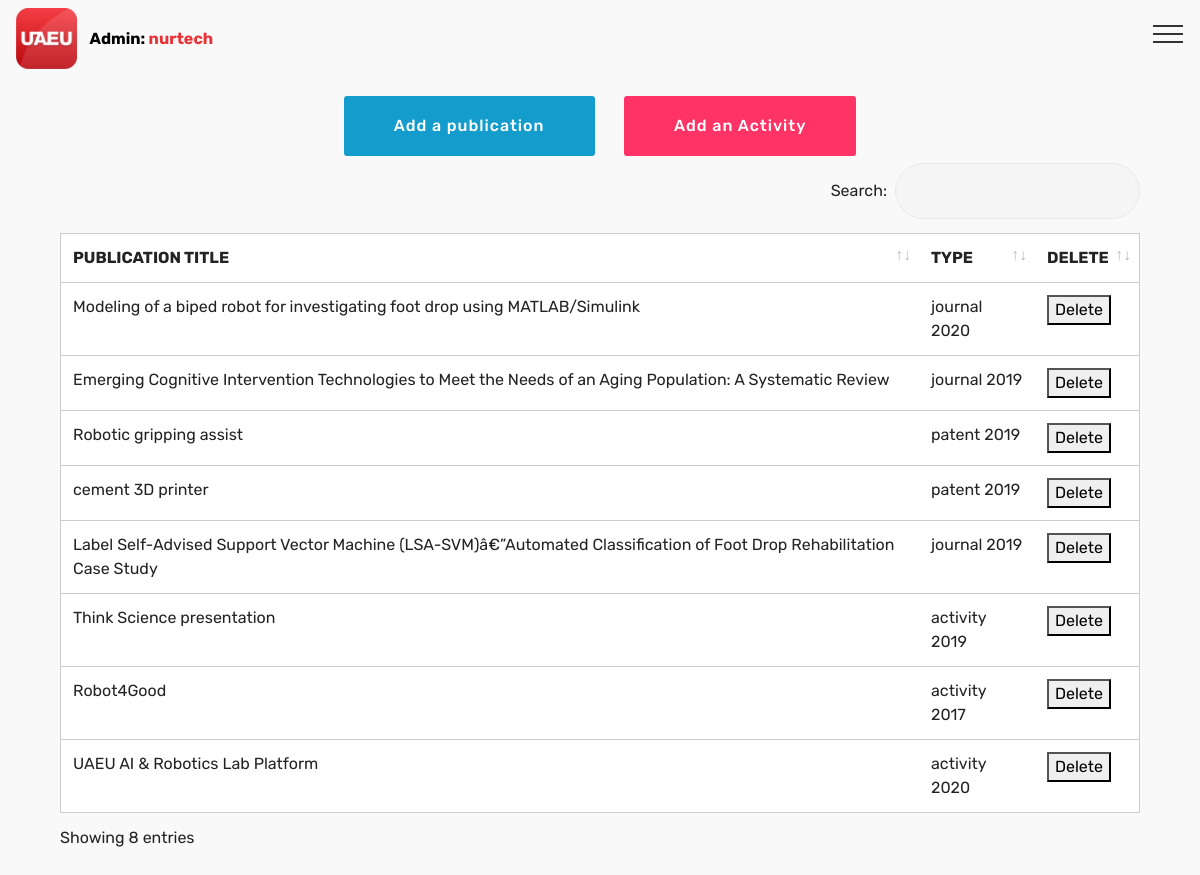
The app's page /prototype/en/controlpanel/publications.php (signed in) with its own data.
### tables this page shows
CREATE TABLE `publications` (
  `id` int(250) NOT NULL,
  `publication` varchar(250) NOT NULL,
  `title` varchar(250) NOT NULL,
  `type` varchar(250) NOT NULL,
  `year` varchar(250) NOT NULL
);

CREATE TABLE `activities` (
  `id` int(250) NOT NULL,
  `activity` varchar(250) NOT NULL,
  `year` varchar(250) NOT NULL,
  `type` varchar(250) NOT NULL
);

### prototype/en/controlpanel/publications.php (the view, shortened to what this page needs)
<!DOCTYPE html>
<html  >
<head>
  <link rel="stylesheet" href="assets/bootstrap/css/bootstrap.min.css">
  <link rel="stylesheet" href="assets/bootstrap/css/bootstrap-grid.min.css">
  <link rel="stylesheet" href="assets/bootstrap/css/bootstrap-reboot.min.css">
  <link rel="stylesheet" href="assets/tether/tether.min.css">
  <link rel="stylesheet" href="assets/dropdown/css/style.css">
  <link rel="stylesheet" href="assets/datatables/data-tables.bootstrap4.min.css">
  <link rel="stylesheet" href="assets/theme/css/style.css">
  <link rel="preload" as="style" href="assets/mobirise/css/mbr-additional.css"><link rel="stylesheet" href="assets/mobirise/css/mbr-additional.css" type="text/css">
</head>
<body>
  <section class="menu cid-rSknZJrHWX" once="menu" id="menu2-0">
    <nav class="navbar navbar-expand beta-menu navbar-dropdown align-items-center navbar-fixed-top collapsed bg-color transparent">
        <button class="navbar-toggler navbar-toggler-right" type="button" data-toggle="collapse" data-target="#navbarSupportedContent" aria-controls="navbarSupportedContent" aria-expanded="false" aria-label="Toggle navigation">
            <div class="hamburger">
                <span></span>
                <span></span>
                <span></span>
            </div>
        </button>
        <div class="menu-logo">
            <div class="navbar-brand">
                <span class="navbar-logo">
                    <a href="../controlpanel">
                        <img src="assets/images/water-source-pipe-drop-drink-plumbing-tap-piping-v3-gesture-512-1-128x128-128x128.png" alt="UAEU" style="height: 3.8rem;">
                    </a>
                </span>
                <span class="navbar-caption-wrap"><a class="navbar-caption text-black display-4" href="../controlpanel">Admin: <font color="#e83235"><?php echo $_SESSION['adminid']; ?></font></a></span>
            </div>
        </div>
    </nav>
</section>
<section class="engine"><a href="https://mobirise.info/w">html5 templates</a></section><section class="section-table cid-rWopdr2RAg" id="table1-l">
  <div class="container container-table">
      <div align = "center">
	  <button onclick="window.location.href= 'addpublication.php'" class="btn btn-primary" id="confirm-purchase">Add a publication</b></button>
	  	  <button onclick="window.location.href= 'addactivity.php'" class="btn btn-secondary" id="confirm-purchase">Add an Activity</b></button>
	  </div>
      <div class="table-wrapper">
        <div class="container scroll">
          <table class="table isSearch" cellspacing="0">
            <thead>
              <tr class="table-heads ">
              <th class="head-item mbr-fonts-style display-7">
                      PUBLICATION TITLE</th><th class="head-item mbr-fonts-style display-7">
                      TYPE</th><th class="head-item mbr-fonts-style display-7">
                      DELETE</th></tr>
            </thead>
            <tbody>
<?php
include("../config.php");
$sql = "select * from publications";
$result = mysqli_query($conn, $sql);
if (mysqli_num_rows($result) > 0) {
    while($row = mysqli_fetch_assoc($result)) {
		echo "<tr><td class='body-item mbr-fonts-style display-7'>"; echo $row['title'];
		echo "</td><td class='body-item mbr-fonts-style display-7'>"; echo $row['type']." ".$row['year'];
		 ?>
		<?php
		echo "</td><td class='body-item mbr-fonts-style display-7'>";
		?>
			<form action="deletepublication.php" method="get">
			<input type="submit" value="Delete">
			</form>
		<?php
		echo "</td>";
}}
$sql2 = "select * from activities";
$result2 = mysqli_query($conn, $sql2);
if (mysqli_num_rows($result2) > 0) {
    while($row2 = mysqli_fetch_assoc($result2)) {
		echo "<tr><td class='body-item mbr-fonts-style display-7'>"; echo $row2['activity'];
		echo "</td><td class='body-item mbr-fonts-style display-7'>"; echo $row2['type']." ".$row2['year'];
		 ?>
		<?php
		echo "</td><td class='body-item mbr-fonts-style display-7'>";
		?>
			<form action="deleteactivity.php" method="get">
			<input type="submit" value="Delete">
			</form>
		<?php
		echo "</td>";
}}
echo "</tr>";
?>
			  </tbody>
          </table>
        </div>
      </div>
    </div>
</section>
</body>
</html>

### prototype/en/controlpanel/assets/dropdown/css/style.css (style rules this page uses)
.navbar-dropdown { left: 0; padding: 0; position: absolute; right: 0; top: 0; transition: all 0.45s ease; z-index: 1030; background: #282828; }
.navbar-dropdown .navbar-logo { margin-right: 0.8rem; transition: margin 0.3s ease-in-out; vertical-align: middle; }
.navbar-dropdown .navbar-logo img { height: 3.125rem; transition: all 0.3s ease-in-out; }
.navbar-dropdown .navbar-caption { font-weight: 700; white-space: normal; vertical-align: -4px; line-height: 3.125rem !important; }
.navbar-dropdown .navbar-caption, .navbar-dropdown .navbar-caption:hover { color: inherit; text-decoration: none; }
.navbar-dropdown.navbar-fixed-top { position: fixed; }
.navbar-dropdown .navbar-brand span { vertical-align: -4px; }
.navbar-dropdown.bg-color.transparent { background: none; }

### prototype/en/controlpanel/assets/mobirise/css/mbr-additional.css (style rules this page uses)
body { font-family: Rubik; }
.display-4 { font-family: 'Rubik', sans-serif; font-size: 1rem; font-display: swap; }
.display-7 { font-family: 'Rubik', sans-serif; font-size: 1rem; font-display: swap; }
.btn { padding: 1rem 3rem; border-radius: 3px; }
.btn-primary, .btn-primary:active { background-color: #149dcc !important; border-color: #149dcc !important; color: #ffffff !important; }
.btn-secondary, .btn-secondary:active { background-color: #ff3366 !important; border-color: #ff3366 !important; color: #ffffff !important; }
.text-black { color: #000000 !important; }
a, a:hover { color: #149dcc; }
.cid-rSknZJrHWX .navbar { background: #ffffff; transition: none; min-height: 77px; padding: .5rem 0; }
.cid-rSknZJrHWX a { font-style: normal; }
.cid-rSknZJrHWX .menu-logo { margin-right: auto; }
.cid-rSknZJrHWX .menu-logo .navbar-brand { display: flex; margin-left: 5rem; padding: 0; transition: padding .2s; min-height: 3.8rem; -webkit-align-items: center; align-items: center; }
.cid-rSknZJrHWX .menu-logo .navbar-brand .navbar-caption-wrap { display: flex; -webkit-align-items: center; align-items: center; word-break: break-word; min-width: 7rem; margin: .3rem 0; }
.cid-rSknZJrHWX .menu-logo .navbar-brand .navbar-caption-wrap .navbar-caption { line-height: 1.2rem !important; padding-right: 2rem; }
.cid-rSknZJrHWX .menu-logo .navbar-brand .navbar-logo { font-size: 4rem; transition: font-size 0.25s; }
.cid-rSknZJrHWX .menu-logo .navbar-brand .navbar-logo img { display: flex; }
.cid-rSknZJrHWX .menu-logo .navbar-brand .navbar-logo a { display: inline-flex; }
.cid-rSknZJrHWX button.navbar-toggler { width: 31px; height: 18px; cursor: pointer; transition: all .2s; top: 1.5rem; right: 1rem; }
.cid-rSknZJrHWX button.navbar-toggler .hamburger span { position: absolute; right: 0; width: 30px; height: 2px; border-right: 5px; background-color: #333333; }
.cid-rSknZJrHWX button.navbar-toggler .hamburger span:nth-child(1) { top: 0; transition: all .2s; }
.cid-rSknZJrHWX button.navbar-toggler .hamburger span:nth-child(3) { top: 8px; transition: all .15s; }
.cid-rSknZJrHWX button.navbar-toggler .hamburger span:nth-child(4) { top: 16px; transition: all .2s; }
.cid-rSknZJrHWX .collapsed.navbar-expand { flex-direction: column; -webkit-flex-direction: column; }
.cid-rSknZJrHWX .collapsed button.navbar-toggler { display: block; }
.cid-rSknZJrHWX .collapsed .navbar-brand { margin-left: 1rem !important; }
@media (min-width: 767px) { .cid-rSknZJrHWX .menu-logo { flex-shrink: 0; -webkit-flex-shrink: 0; } }
.cid-rWopdr2RAg { padding-top: 90px; padding-bottom: 90px; background-color: #f9f9f9; }
.cid-rWopdr2RAg .container-table { margin: 0 auto; }
.cid-rWopdr2RAg .dataTables_wrapper .table { overflow-x: auto; }
.cid-rWopdr2RAg table { width: 100% !important; margin-top: 6px; border: 1px solid #cccccc; margin-bottom: 0; }
.cid-rWopdr2RAg table th { border-top: none; transition: all .2s; border-bottom: none; }
.cid-rWopdr2RAg table td { border-top: 1px solid #cccccc; }
.cid-rWopdr2RAg table.table { background: #ffffff; }

### records on screen
publications: title "Modeling of a biped robot for investigating foot drop using MATLAB/Simulink", type "journal", year "2020"
publications: title "Emerging Cognitive Intervention Technologies to Meet the Needs of an Aging Population: A Systematic Review", type "journal", year "2019"
publications: title "Robotic gripping assist", type "patent", year "2019"
publications: title "cement 3D printer", type "patent", year "2019"
publications: title "Label Self-Advised Support Vector Machine (LSA-SVM)â€”Automated Classification of Foot Drop Rehabilitation Case Study", type "journal", year "2019"
activities: activity "Think Science presentation", type "activity", year "2019"
activities: activity "Robot4Good", type "activity", year "2017"
activities: activity "UAEU AI & Robotics Lab Platform", type "activity", year "2020"

### other values on screen
$_SESSION['adminid'] "nurtech"
